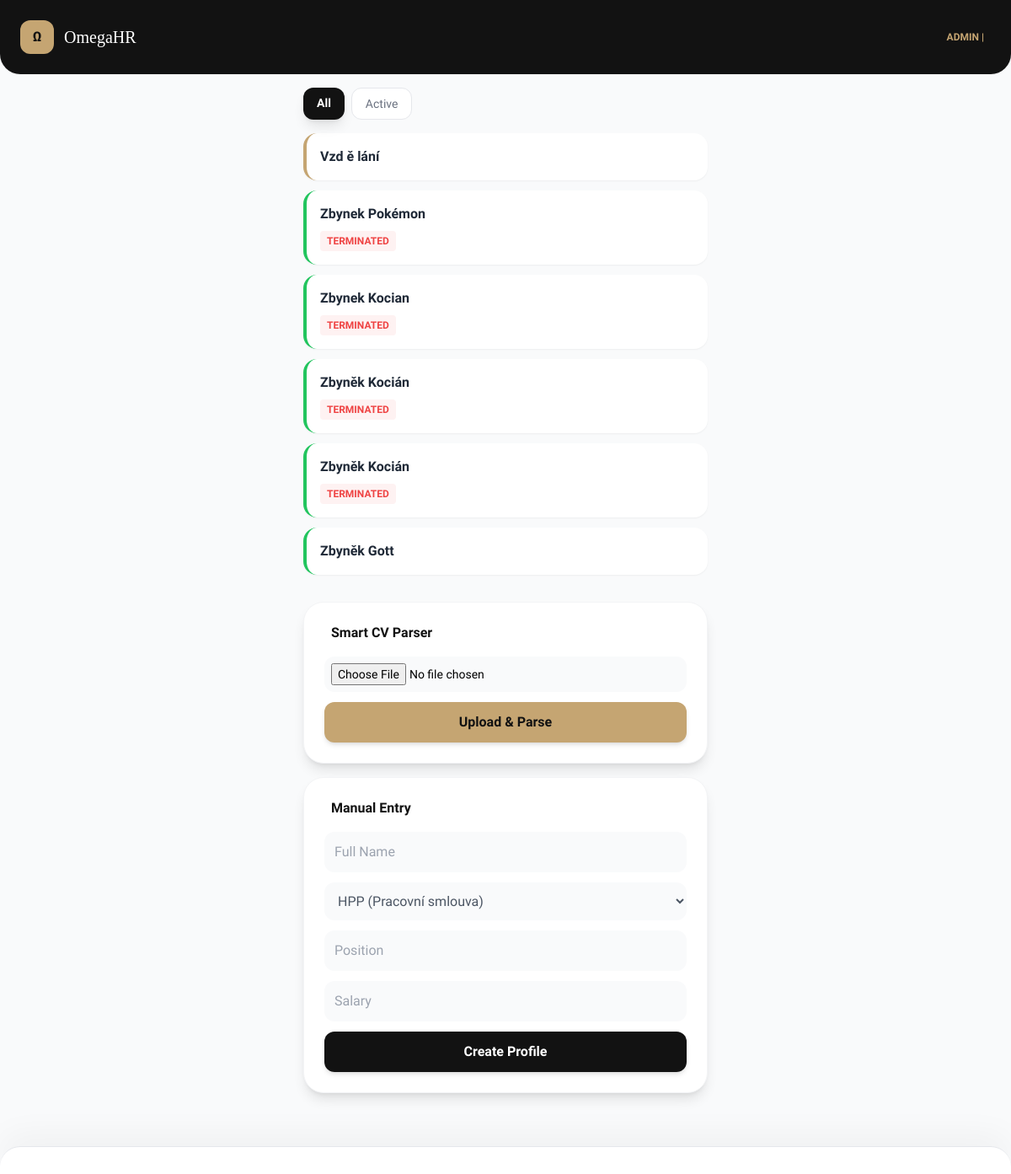
Page / (signed in) on the earlier database version.
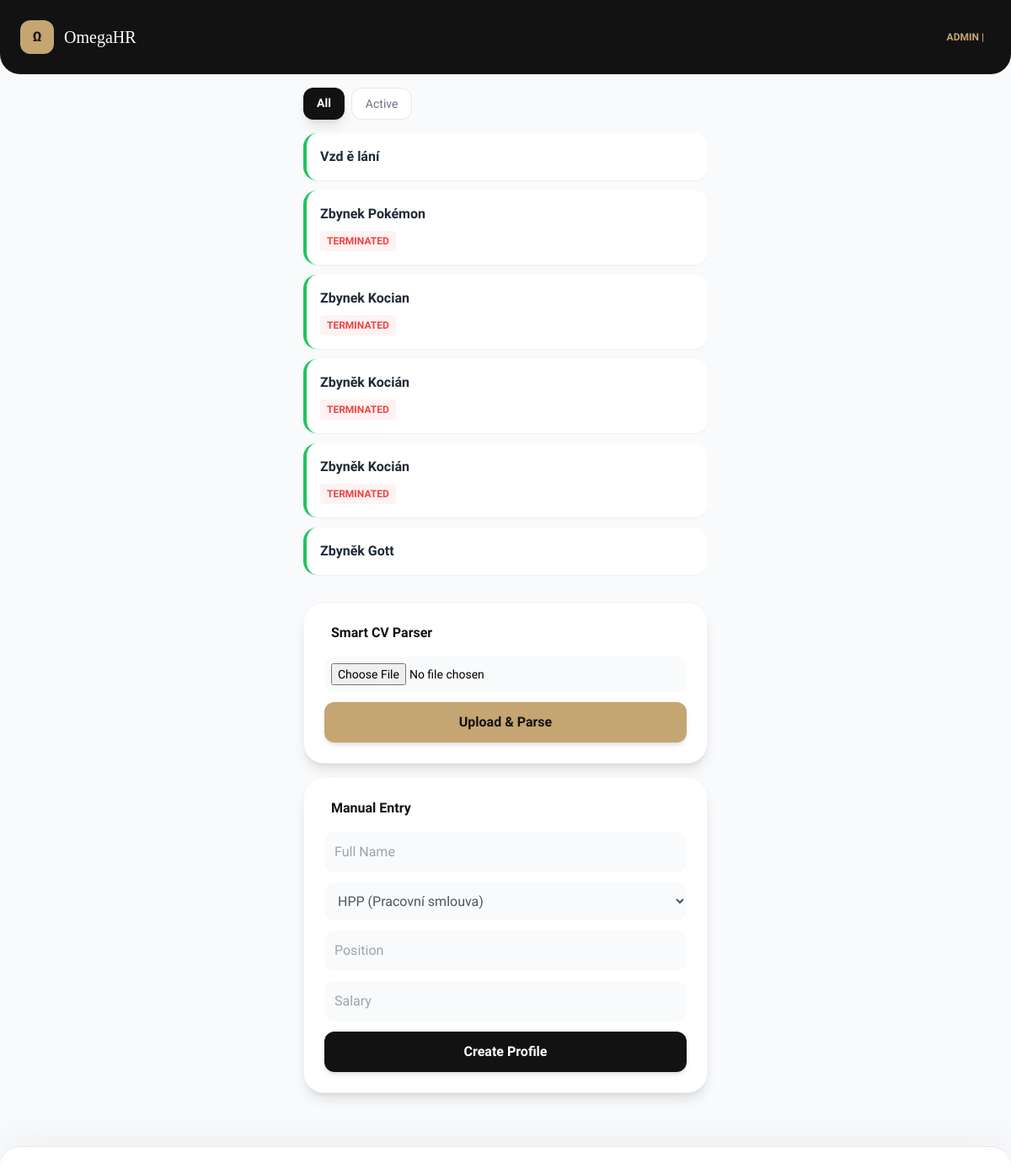
Same page on the later database version.
### tables this page shows
CREATE TABLE candidates (token TEXT PRIMARY KEY, name TEXT, hr_data TEXT, status TEXT DEFAULT 'pending', full_name_mojeid TEXT, birthdate_mojeid TEXT, address_mojeid TEXT, bankid_sub TEXT, is_verified INTEGER DEFAULT 0, offboarding_status TEXT DEFAULT 'active', exit_date TEXT, mojeid_sub TEXT);

### omega_core.py (the view)
@app.route('/')
def dash():
    if not is_staff(): return redirect('/login')
    cands = [fix_data(c) for c in db.get_all()]
    f = request.args.get('filter')
    if f == 'signed': cands = [c for c in cands if c['status'] == 'signed']
    elif f == 'active': cands = [c for c in cands if c['offboarding_status'] == 'active']
    stats = {'total': len(cands)}
    return render_template('dashboard.html', cands=cands, stats=stats, role=session.get('role'))

### omega_core.py (called while the page is built)
@app.after_request
def security_headers(response):
    response.headers['X-Frame-Options'] = 'SAMEORIGIN'
    response.headers['X-Content-Type-Options'] = 'nosniff'
    return response

def decrypt_data(s):
    try:
        if not s.startswith("gAAAA"): return json.loads(s)
        return json.loads(cipher.decrypt(s.encode()).decode())
    except Exception: return {}

def is_staff(): return session.get('role') in ['admin', 'hr']

def fix_data(c):
    if not c: return None
    if isinstance(c.get('hr_data'), str): c['hr_data'] = decrypt_data(c['hr_data'])
    c.setdefault('offboarding_status', 'active')
    return c

### omega_db.py (called while the page is built)
def get_conn():
    return sqlite3.connect(cfg.DB_PATH)

def get_all():
    conn = get_conn()
    conn.row_factory = sqlite3.Row
    c = conn.cursor()
    c.execute("SELECT * FROM candidates")
    rows = c.fetchall()
    conn.close()
    return [dict(r) for r in rows]

### templates/dashboard.html (shortened to what this page needs)
{% extends "base.html" %}
{% block content %}
<div class="mb-4 flex gap-2">
    <a href="/?filter=all" class="bg-brand-dark text-white px-4 py-2 rounded-xl text-sm font-bold shadow-lg">All</a>
    <a href="/?filter=signed" class="bg-white border px-4 py-2 rounded-xl text-sm text-gray-500">Active</a>
</div>
<div class="space-y-3">
    {% for c in cands %}
    <a href="/candidate/{{ c.token }}" class="block bg-white p-4 rounded-2xl shadow-sm border-l-4 {% if c.status=='signed' %}border-green-500{% else %}border-brand-gold{% endif %}">
        <div class="font-bold text-gray-800">{{ c.name }}</div>
        {% if c.offboarding_status == 'terminated' %}
            <span class="text-xs text-red-500 font-bold bg-red-50 px-2 py-1 rounded mt-2 inline-block">TERMINATED</span>
        {% endif %}
    </a>
    {% endfor %}
</div>
<div class="mt-8 bg-white p-6 rounded-3xl shadow-lg border border-gray-100">
    <h3 class="font-bold mb-4 text-brand-dark">Smart CV Parser</h3>
    <form action="/recruit/upload" method="POST" enctype="multipart/form-data" class="space-y-3">
        <input type="file" name="cv" accept=".pdf" class="w-full bg-gray-50 p-2 rounded-xl text-sm">
        <button class="w-full bg-brand-gold text-brand-dark py-3 rounded-xl font-bold shadow-md">Upload & Parse</button>
    </form>
</div>
<div class="mt-4 bg-white p-6 rounded-3xl shadow-lg border border-gray-100">
    <h3 class="font-bold mb-4 text-brand-dark">Manual Entry</h3>
    <form action="/new" method="POST" class="space-y-3">
        <input name="name" placeholder="Full Name" class="w-full bg-gray-50 border-none p-3 rounded-xl outline-none">
        <select name="contract_type" class="w-full bg-gray-50 border-none p-3 rounded-xl outline-none text-gray-600">
            <option value="hpp">HPP (Pracovní smlouva)</option>
        </select>
        <input name="position" placeholder="Position" class="w-full bg-gray-50 border-none p-3 rounded-xl outline-none">
        <input name="salary" placeholder="Salary" type="number" class="w-full bg-gray-50 border-none p-3 rounded-xl outline-none">
        <button class="w-full bg-brand-dark text-white py-3 rounded-xl font-bold shadow-md">Create Profile</button>
    </form>
</div>
{% endblock %}

### templates/base.html (shortened to what this page needs)
<!DOCTYPE html>
<html lang="en">
<head>
    <script src="https://cdn.tailwindcss.com"></script>
    <link href="https://cdn.jsdelivr.net/npm/remixicon@3.5.0/fonts/remixicon.css" rel="stylesheet">
</head>
<body class="bg-gray-50 pb-20 font-sans">
    <header class="p-6 bg-brand-dark text-white shadow-sm flex justify-between items-center rounded-b-3xl">
        <div class="flex items-center gap-3">
            <div class="w-10 h-10 bg-brand-gold text-brand-dark flex items-center justify-center font-bold rounded-xl">Ω</div>
            <h1 class="font-serif text-xl">OmegaHR</h1>
        </div>
        <div class="text-xs text-brand-gold font-bold">
            {% if session.get('role') %}
                {{ session.get('role').upper() }} | <a href="/logout" class="text-white ml-2"></a>
            {% endif %}
        </div>
    </header>
    <main class="p-4 max-w-lg mx-auto">
        {% block content %}{% endblock %}
    </main>
    {% if session.get('user_token') %}
    <nav class="fixed bottom-0 w-full bg-white border-t p-4 flex justify-around shadow-[0_-10px_40px_rgba(0,0,0,0.05)] rounded-t-3xl z-50">
    </nav>
    {% endif %}
</body>
</html>

Differences in the rows shown:
changed candidates "Vzd ě lání": status "pending" → "signed" (drawn)
